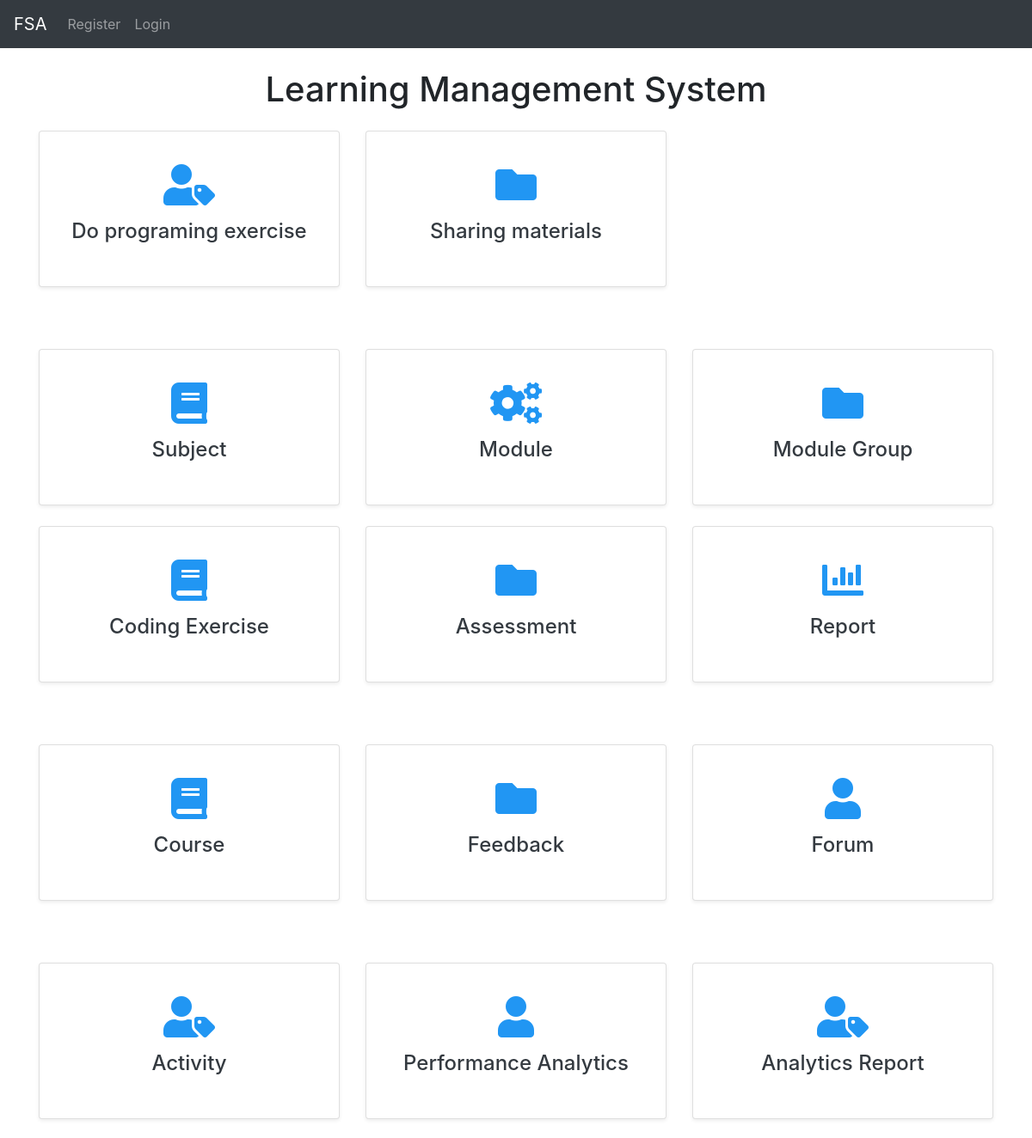
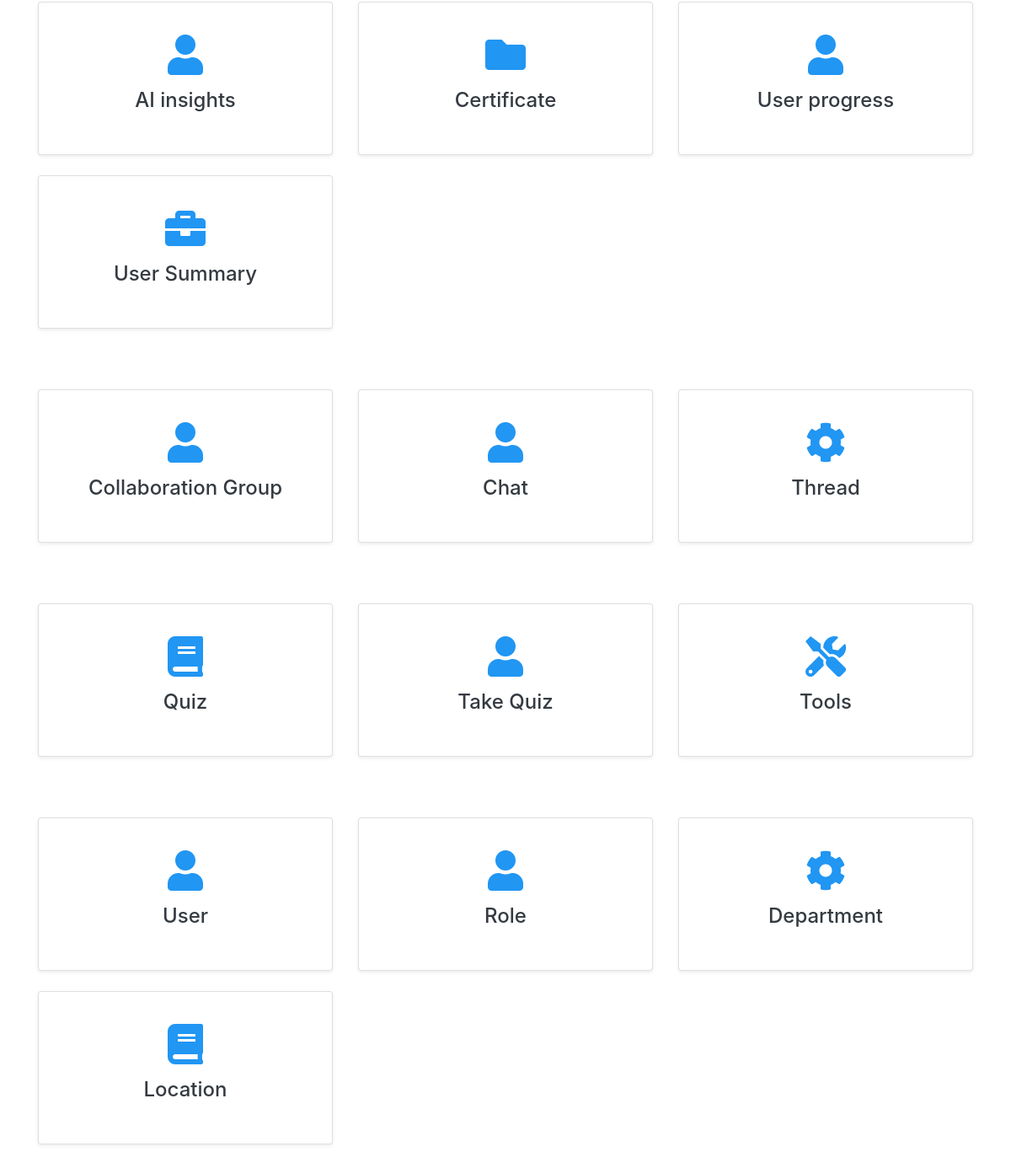
/home/, run on the app's committed database (2 pictures, top to bottom).
### module_group/models.py (models this page shows, shortened)
class Module(models.Model):
    module_name = models.CharField(max_length=255)
    module_url = models.CharField(max_length=255)
    icon = models.CharField(max_length=255, blank=True, null=True)
    module_group = models.ForeignKey(ModuleGroup, related_name='modules', on_delete=models.CASCADE)

### main/views.py (the view)
# urls.py: 2. Add a URL to urlpatterns:  path('', views.home, name='home')
def home(request):
    query = request.GET.get('q')
    all_modules = Module.objects.all()
    if request.user.is_authenticated:
        try:
            user_profile = getattr(request.user, 'profile', None)
            user_role = getattr(user_profile, 'role', None)
            if request.user.is_superuser:
                modules = all_modules
            elif user_role:
                modules = all_modules.filter(role_modules=user_role).distinct()
            else:
                messages.error(request, "Invalid role or no modules available for this role.")
                modules = Module.objects.none()
        except AttributeError:
            messages.error(request, "User profile not found.")
            modules = Module.objects.none()
    else:
        modules = all_modules
    if query:
        modules = modules.filter(
            Q(module_name__icontains=query) |
            Q(module_group__group_name__icontains=query)
        )
    module_groups = ModuleGroup.objects.all()
    form = ExcelImportForm()
    return render(request, 'home.html', {
        'module_groups': module_groups,
        'modules': modules,
        'form': form,
    })

### main/templates/home.html (shortened to what this page needs)
{% extends "base.html" %}
{% block content %}
<div class="container mt-4">
    <h1 class="mb-4 text-center">Learning Management System </h1>
    {% for group in module_groups %}
    <div class="mb-5">
        <div class="row">
            {% for module in modules %}
                {% if module.module_group == group %}
                <div class="col-md-4 mb-4">
                    <div class="card shadow-sm h-100">
                        <a href="{% url module.module_url %}" class="text-decoration-none text-dark">
                            <div class="card-body text-center d-flex flex-column justify-content-center" style="height: 180px; width: 100%; overflow: hidden;">
                                <div class="icon mb-3">
                                    <i class="{{ module.icon }} fa-3x" style="color: #2196F3;"></i>
                                </div>
                                <h5 class="card-title" style="font-size: 1.5rem;">{{ module.module_name }}</h5>
                            </div>
                        </a>
                    </div>
                </div>
                {% endif %}
            {% endfor %}
        </div>
    </div>
    {% endfor %}
</div>
{% endblock %}

### main/templates/home.html (style rules this page uses)
.card { transition: transform 0.2s, box-shadow 0.2s; }

### data on the page
Module: module_name "Do programing exercise"
Module: module_name "Sharing materials"
Module: module_name "Subject"
Module: module_name "Module"
Module: module_name "Module Group"
Module: module_name "Coding Exercise"
Module: module_name "Assessment"
Module: module_name "Report"
Module: module_name "Course"
Module: module_name "Feedback"
Module: module_name "Forum"
Module: module_name "Activity"
Module: module_name "Performance Analytics"
Module: module_name "Analytics Report"
Module: module_name "AI insights"
Module: module_name "Certificate"
Module: module_name "User progress"
Module: module_name "User Summary"
Module: module_name "Collaboration Group"
Module: module_name "Chat"
Module: module_name "Thread"
Module: module_name "Quiz"
Module: module_name "Take Quiz"
Module: module_name "Tools"
Module: module_name "User"
Module: module_name "Role"
Module: module_name "Department"
Module: module_name "Location"
